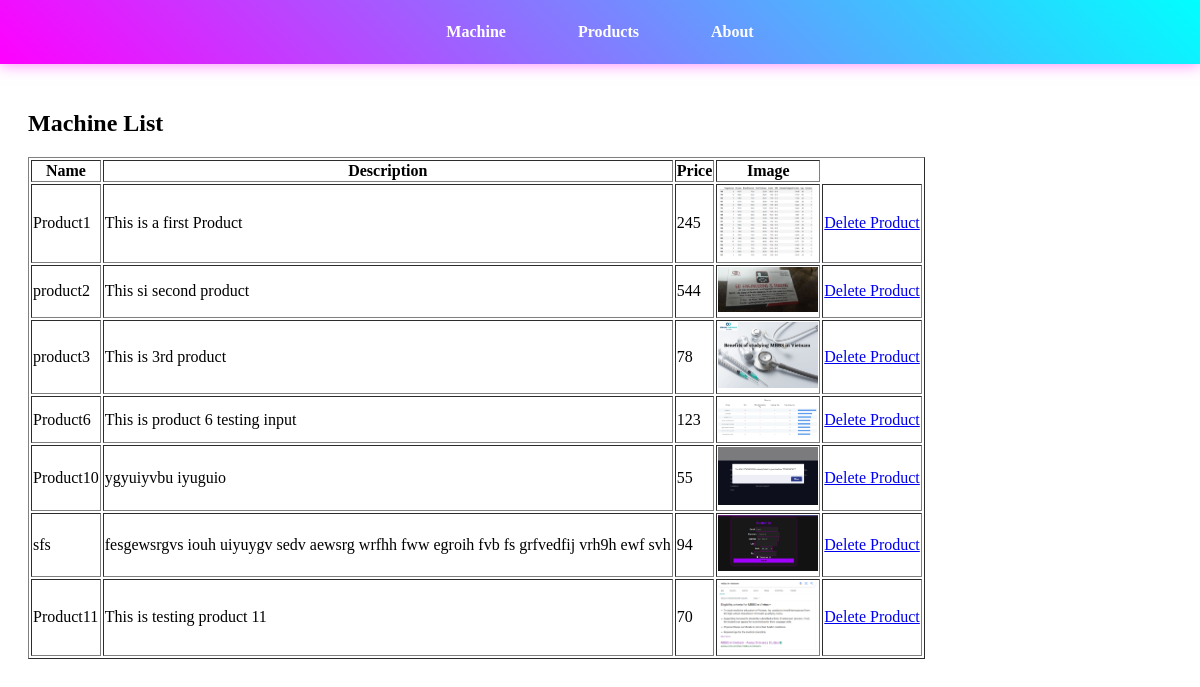
The app's page /product_list with its own data.
### home/models.py (models this page shows, shortened)
class Product(models.Model):  # Class names should follow PascalCase
    Product_name = models.CharField(max_length=250)
    P_Description = models.TextField()
    P_Price = models.IntegerField()
    uploaded_at = models.DateTimeField(auto_now_add=True)  # Fix here
    P_image = models.ImageField(upload_to="Produc_images/", null=True, blank=True)  # Specify upload directory

### home/views.py (the view)
# urls.py: path('product_list', views.product_list, name='product_list'),
def product_list(request):
    products = Product.objects.all()
    return render(request,"product_list.html",{"products": products})

### templates/product_list.html
{% extends 'bash.html' %}
{% block content %}
<h2>Machine List</h2>
<table border="1">
    <thead>
        <tr>
            <th>Name</th>
            <th>Description</th>
            <th>Price</th>
            <th>Image</th>
        </tr>
    </thead>
    <tbody>
        {% for product in products %}
        <tr>
            <td>{{ product.Product_name }}</td>
            <td>{{ product.P_Description }}</td>
            <td>{{ product.P_Price }}</td>
            <td>
                {% if product.P_image %}
                    <img src="{{ product.P_image.url }}" alt="{{ product.Machine_name }}" width="100">
                {% else %}
                    No Image
                {% endif %}
            </td>
            <td>
                <a href="/delete-product/{{product.id}}" class="btn">Delete Product</a>
            </td>
        </tr>
        {% endfor %}
    </tbody>
</table>
{% endblock %}

### templates/bash.html (shortened to what this page needs)
{% load static %}
<!DOCTYPE html>
<html lang="en">
<head>
</head>
<body>
    <nav>
        <ul class="nav-links">
            <li><a class="nav-button" href="/">Machine</a></li>
            <li><a class="nav-button" href="/product">Products</a></li>
            <li><a class="nav-button" href="/about">About</a></li>
        </ul>
    </nav>
    <div class="content">
        {% block content %}
        {% endblock %}
    </div>
</body>
</html>

### templates/bash.html (style rules this page uses)
nav { position: fixed; top: 0; left: 0; width: 100%; background: linear-gradient(45deg, #ff00ff, #00ffff); display: flex; align-items: center; justify-content: center; padding: 12px 0; z-index: 1000; box-shadow: 0px 0px 15px rgba(255, 0, 255, 0.5); }
.nav-links { list-style: none; display: flex; flex-direction: row; align-items: center; justify-content: center; gap: 40px; padding: 0; margin: 0; }
.nav-links a { text-decoration: none; color: white; font-size: 16px; font-weight: bold; padding: 10px 15px; transition: 0.3s; white-space: nowrap; }
.nav-button { display: inline-block; padding: 8px 12px; font-size: 16px; font-weight: bold; color: white; background: transparent; border: 0.5px solid transparent; border-radius: 4px; text-decoration: none; transition: 0.4s ease-in-out; text-align: center; }
.content { margin-top: 70px; padding: 20px; }

### records on screen
Product: Product_name "Product1", P_Description "This is a first Product", P_Price "245", P_image (picture)
Product: Product_name "product2", P_Description "This si second product", P_Price "544", P_image (picture)
Product: Product_name "product3", P_Description "This is 3rd product", P_Price "78", P_image (picture)
Product: Product_name "Product6", P_Description "This is product 6 testing input", P_Price "123", P_image (picture)
Product: Product_name "Product10", P_Description "ygyuiyvbu iyuguio", P_Price "55", P_image (picture)
Product: Product_name "sfs", P_Description "fesgewsrgvs iouh uiyuygv sedv aewsrg wrfhh fww egroih fvb fs grfvedfij vrh9h ewf svh", P_Price "94", P_image (picture)
Product: Product_name "Product11", P_Description "This is testing product 11", P_Price "70", P_image (picture)
